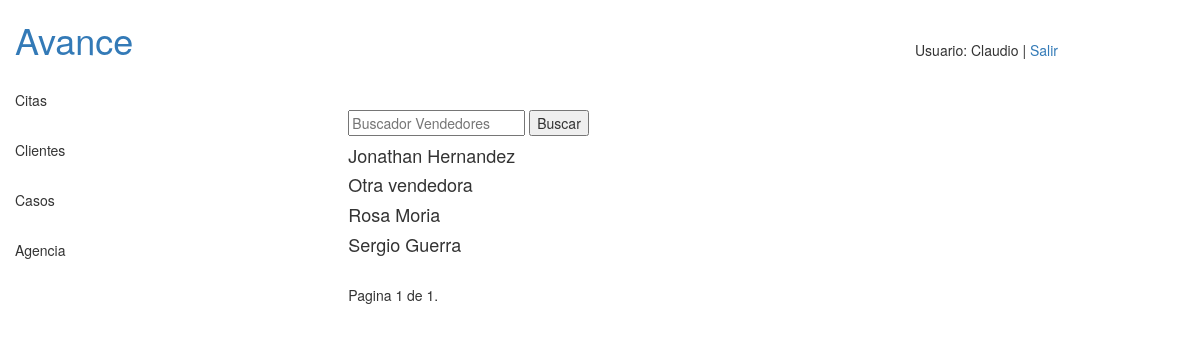
The app's page /comercial/lista_vendedores_agencia/ (signed in) with its own data.
### comercial/models.py (models this page shows)
class Contacto_Agencia(models.Model):
    director = 'dir'
    gte_vtas = 'gv'
    fyi = 'fi'
    vendedor = 've'
    role_a_choices = (
        (director, 'Director'),
        (gte_vtas, 'Gerente de Ventas'),
        (fyi, 'F&I'),
        (vendedor, 'Vendedor'),
    )
    Nombre_del_Contacto = models.CharField(max_length=40)
    Rol = models.CharField(max_length=2, choices=role_a_choices, default=gte_vtas)
    Agencia = models.ForeignKey(Agencia_Automotriz, on_delete=models.CASCADE)
    Email = models.EmailField()
    Celular = models.CharField(max_length=40, blank=True, null=True)
    Atiende = models.ForeignKey(User, blank=True)
    class Meta:
        unique_together = ('Agencia', 'Email',)
    def __unicode__(self):
        return self.Nombre_del_Contacto

### comercial/views.py (the view)
@login_required
def lista_vendedores_agencia(request):
    user = request.user
    if user.groups.filter(name='comercial_vendedor').exists():
        lista_vendedores = Contacto_Agencia.objects.filter(Atiende=user).order_by("Nombre_del_Contacto")
    else:
        lista_vendedores = Contacto_Agencia.objects.filter.all().order_by("Nombre_del_Contacto")
    query = request.GET.get("q")
    if query:
        lista_vendedores = lista_vendedores.filter(
                Q(Nombre_del_Contacto__icontains=query) |
                Q(Celular__icontains=query) |
                Q(Rol__icontains=query)
        ).distinct()
    paginator = Paginator(lista_vendedores, 20)
    page = request.GET.get('page')
    try:
        vendedores = paginator.page(page)
    except PageNotAnInteger:
        vendedores = paginator.page(1)
    except EmptyPage:
        vendedores = paginator.page(paginator.num_pages)
    context = {'vendedores': vendedores,}
    return render(request, 'comercial/lista_vendedores.html', context)

### comercial/templatetags/comercial_tags.py (called while the page is built)
@register.filter('has_group')
def has_group(user, group_name):
    groups = user.groups.all().values_list('name', flat=True)
    return True if group_name in groups else False

### template/comercial/lista_vendedores.html (shortened to what this page needs)
{% extends "comercial/base_comercial.html" %}
{% block AreaTrabajo %}
<div class="row">
  <div class="col-sm-7 col-sm-offset-2">
    <form method='GET' action=''>
      <input type='text' name='q' placeholder='Buscador Vendedores' value='{{ request.GET.q }}'/>
      <input type='submit' value='Buscar'/>
    </form>
    {% for vendedor in vendedores %}
      <h4 class="vendedor">{{ vendedor }}</h4>
    {% endfor %}
    <div class="pagination">
        <span class="step-links">
            <span class="current">
                Pagina {{ vendedores.number }} de {{ vendedores.paginator.num_pages }}.
            </span>
        </span>
    </div>
  </div>
</div>
{% endblock %}

### template/base.html (shortened to what this page needs)
<!DOCTYPE html>
<html>
{% load static %}
<head>
<link rel="stylesheet" href="https://maxcdn.bootstrapcdn.com/bootstrap/3.3.7/css/bootstrap.min.css">
<link rel="stylesheet" type="text/css" href="https://code.jquery.com/ui/1.12.1/themes/smoothness/jquery-ui.css">
<link rel="stylesheet" type="text/css" href="{% static 'styles.css' %}">
</head>
<body>
<div class="container-fluid" id="outer-space">
  <div class="row" id="header">
    <div class="col-xs-4">
      <h1><a href="{% url 'redirect' %}">Avance</a></h1></br>
    </div>
    <div class="col-sm-2 col-sm-offset-5 hidden-xs">
      <ul>
        {% if user.is_authenticated %}
          <li class="en-linea">Usuario: {{ user.first_name }}</li>
          <li class="en-linea"> | </li>
          <li class="en-linea"><a href="{% url 'logout' %}">Salir</a></li>
        {% else %}
          <li class="en-linea"><a href="{% url 'login' %}">Iniciar Sesion</a></li>
        {% endif %}
      </ul>
    </div>
  </div>
  <div class="row area-trabajo">
    <div class="col-sm-2 cold-sm-offset-1 hidden-xs" id="desktop-menu">
      {% block Desktop_Menu %}
      {% endblock %}
    </div>
    <div class="col-sm-8">
      {% block AreaTrabajo %}
      {% endblock %}
    </div>
  </div>
</div>
</body>
</html>

### static/static_dirs/styles.css (style rules this page uses)
ul { list-style-type: none; margin: 0; padding: 0; }
.en-linea { display: inline; }

### records on screen
Contacto_Agencia: Nombre_del_Contacto "Jonathan Hernandez"
Contacto_Agencia: Nombre_del_Contacto "Otra vendedora"
Contacto_Agencia: Nombre_del_Contacto "Rosa Moria"
Contacto_Agencia: Nombre_del_Contacto "Sergio Guerra"

### other values on screen
{{ user.first_name }} "Claudio"
{{ vendedores.number }} "1"
{{ vendedores.paginator.num_pages }} "1"
